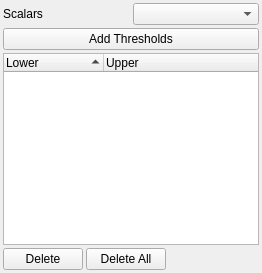
          <widget class="QWidget" name="page_Thresholds" >
           <layout class="QGridLayout" >
            <property name="leftMargin" >
             <number>3</number>
            </property>
            <property name="topMargin" >
             <number>3</number>
            </property>
            <property name="rightMargin" >
             <number>3</number>
            </property>
            <property name="bottomMargin" >
             <number>3</number>
            </property>
            <property name="horizontalSpacing" >
             <number>3</number>
            </property>
            <property name="verticalSpacing" >
             <number>3</number>
            </property>
            <item row="0" column="0" colspan="3" >
             <layout class="QGridLayout" >
              <property name="horizontalSpacing" >
               <number>3</number>
              </property>
              <property name="verticalSpacing" >
               <number>3</number>
              </property>
              <item row="0" column="0" >
               <widget class="QLabel" name="label_2" >
                <property name="text" >
                 <string>Scalars</string>
                </property>
               </widget>
              </item>
              <item row="0" column="1" >
               <widget class="QComboBox" name="ThresholdScalarArray" />
              </item>
             </layout>
            </item>
            <item row="1" column="0" colspan="3" >
             <widget class="QPushButton" name="buttonAddThresholds" >
              <property name="text" >
               <string>Add Thresholds</string>
              </property>
             </widget>
            </item>
            <item row="2" column="0" colspan="3" >
             <widget class="pqTreeWidget" name="thresholdRanges" >
              <property name="sizePolicy" >
               <sizepolicy vsizetype="Expanding" hsizetype="Preferred" >
                <horstretch>0</horstretch>
                <verstretch>0</verstretch>
               </sizepolicy>
              </property>
              <property name="editTriggers" >
               <set>QAbstractItemView::DoubleClicked|QAbstractItemView::EditKeyPressed|QAbstractItemView::NoEditTriggers</set>
              </property>
              <property name="tabKeyNavigation" >
               <bool>true</bool>
              </property>
              <property name="alternatingRowColors" >
               <bool>true</bool>
              </property>
              <property name="selectionMode" >
               <enum>QAbstractItemView::ExtendedSelection</enum>
              </property>
              <property name="rootIsDecorated" >
               <bool>false</bool>
              </property>
              <property name="sortingEnabled" >
               <bool>true</bool>
              </property>
              <property name="allColumnsShowFocus" >
               <bool>false</bool>
              </property>
              <column>
               <property name="text" >
                <string>Lower</string>
               </property>
              </column>
              <column>
               <property name="text" >
                <string>Upper</string>
               </property>
              </column>
             </widget>
            </item>
            <item row="3" column="0" >
             <widget class="QPushButton" name="Delete_Threshold" >
              <property name="enabled" >
               <bool>true</bool>
              </property>
              <property name="toolTip" >
               <string>Delete selected values from the current set</string>
              </property>
              <property name="text" >
               <string>Delete</string>
              </property>
             </widget>
            </item>
            <item row="3" column="1" >
             <widget class="QPushButton" name="DeleteAll_Threshold" >
              <property name="enabled" >
               <bool>true</bool>
              </property>
              <property name="toolTip" >
               <string>Delete all values</string>
              </property>
              <property name="text" >
               <string>Delete All</string>
              </property>
             </widget>
            </item>
            <item row="3" column="2" >
             <spacer>
              <property name="orientation" >
               <enum>Qt::Horizontal</enum>
              </property>
              <property name="sizeHint" >
               <size>
                <width>40</width>
                <height>20</height>
               </size>
              </property>
             </spacer>
            </item>
           </layout>
          </widget>
